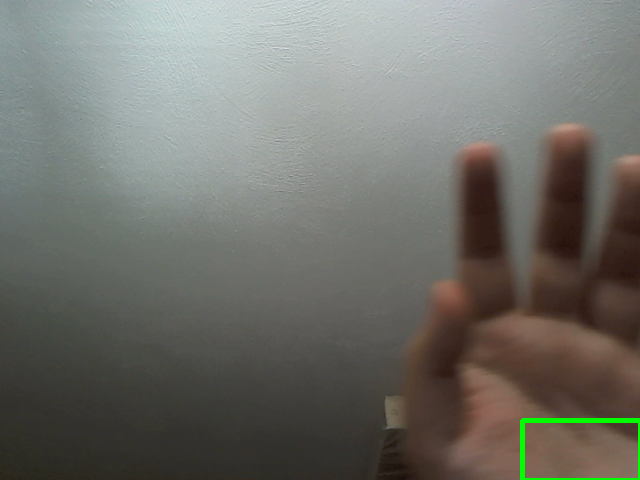
#> input picture images/1.png, 640 x 480 px, given in place of the camera
$ python main.py
#> lines starting #> are read from the running program, lines starting #| are printed output that depends on the picture
import cv2, time, glob, os, threading
from image_send_email import send_email

# 0 is default camera, 1 is external / secondary camera
video = cv2.VideoCapture(0)
time.sleep(1)

first_frame = None
status_list = []
count = 1

def clean_folder():
    """Permanently deletes all .png files in images folder"""
    print("clean_folder function started!")
    images = glob.glob("./app9/images/*.png")
    for image in images:
        os.remove(image)
    print("clean_folder function ended!")

while True:
    status = 0
    # Gets video data and converts it to gray
    check, frame = video.read()
#> frame is the input picture: shape (480, 640, 3); mean B, G, R 106.6, 112.6, 112.8
    gray_frame = cv2.cvtColor(frame, cv2.COLOR_BGR2GRAY)
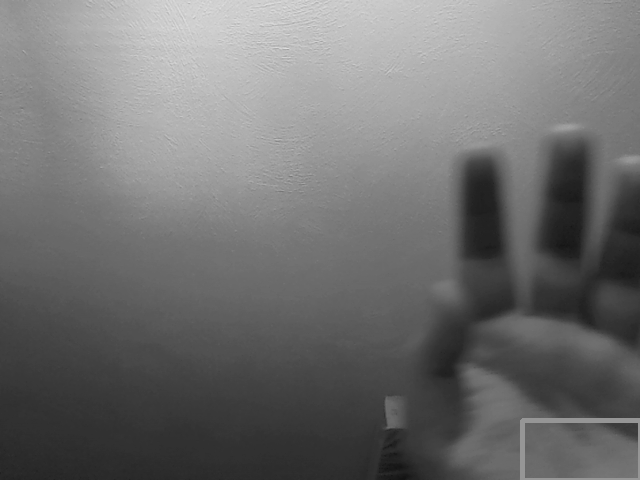
#> gray_frame: shape (480, 640); min 18, max 224, mean 112
    gray_frame_gau = cv2.GaussianBlur(gray_frame, (21, 21), 0)

    if first_frame is None:
        first_frame = gray_frame_gau

    # Calculations to determine if an object is in frame
    delta_frame = cv2.absdiff(first_frame, gray_frame_gau)
#> delta_frame: shape (480, 640); every value is 0
    thresh_frame = cv2.threshold(delta_frame, 60, 255, cv2.THRESH_BINARY)[1]
    dilate_frame = cv2.dilate(thresh_frame, None, iterations=2)

    # Creates rectangle around detected object
    contours, check = cv2.findContours(dilate_frame, cv2.RETR_EXTERNAL, cv2.CHAIN_APPROX_SIMPLE)
#> contours = []; check = None
    for contour in contours:
        if cv2.contourArea(contour) < 5000:
            continue
        x, y, w, h = cv2.boundingRect(contour)
        rectangle = cv2.rectangle(frame, (x,y), (x+w,y+h), (0, 255, 0), 3)
        # If object detection is True, sets status = 1
        # If True, saves images in "images" folder
        if rectangle.any():
            status = 1
            cv2.imwrite(f"./app9/images/{count}.png", frame)
            count += 1
            all_images = glob.glob("./app9/images/*.png")
            index = int(len(all_images) / 2)
            image_detect = all_images[index]

    status_list.append(status)
    status_list = status_list[-2:]

    # Only when status_list has both 0 and 1 does email_thread and clean_folder_thread run
    if status_list[0] == 1 and status_list[1] == 0:
        email_thread = threading.Thread(target=send_email, args=(image_detect, ))
        email_thread.daemon = True

        clean_folder_thread = threading.Thread(target=clean_folder)
        clean_folder_thread.daemon = True

        email_thread.start()

    cv2.imshow("My Video", frame)
    key = cv2.waitKey(1)
#> (key q is pressed here)

    # Breaks loop when "q" is pressed
    if key == ord("q"):
        break

video.release()
# Below runs only when user quits program
#> (the run stopped early here; a loop or call above may not have finished)

$ run again, on images/10.png
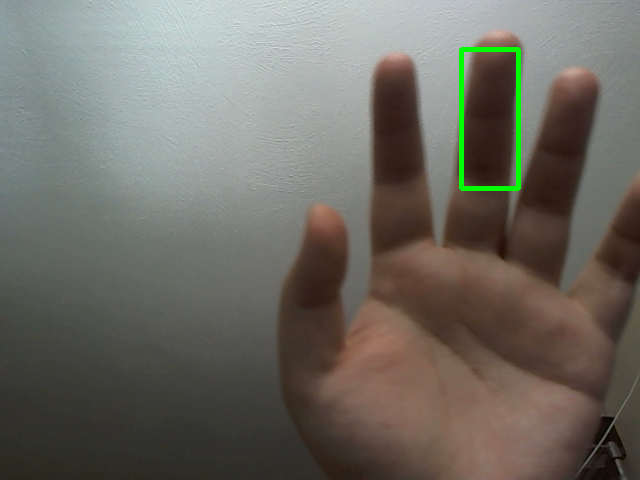
#> input picture images/10.png, 640 x 480 px, given in place of the camera
#> frame is the input picture: shape (480, 640, 3); mean B, G, R 99.1, 106.9, 109.9
#> `gray_frame = cv2.cvtColor(frame, cv2.COLOR_BGR2GRAY)`:
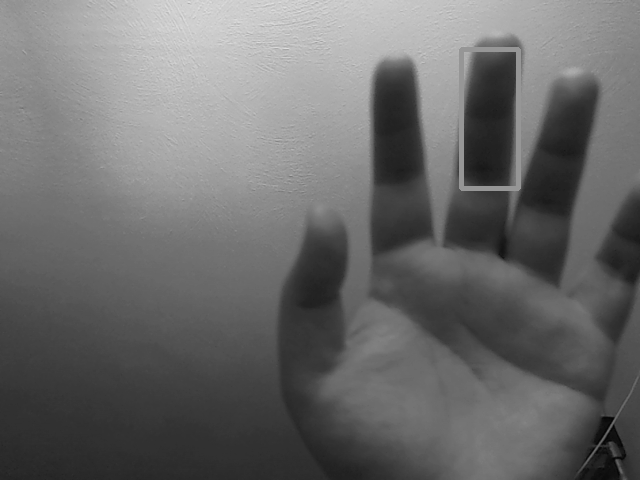
#> gray_frame: shape (480, 640); min 4, max 224, mean 106.9
#> delta_frame: shape (480, 640); every value is 0
#> contours = []; check = None

$ run again, on images/12.png
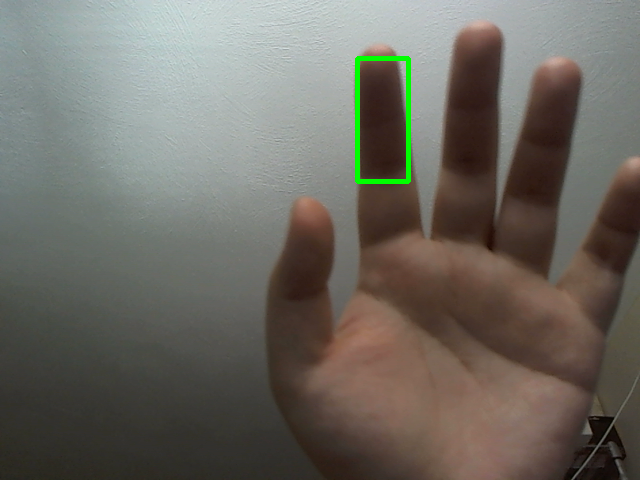
#> input picture images/12.png, 640 x 480 px, given in place of the camera
#> frame is the input picture: shape (480, 640, 3); mean B, G, R 97.8, 105.5, 108.8
#> `gray_frame = cv2.cvtColor(frame, cv2.COLOR_BGR2GRAY)`:
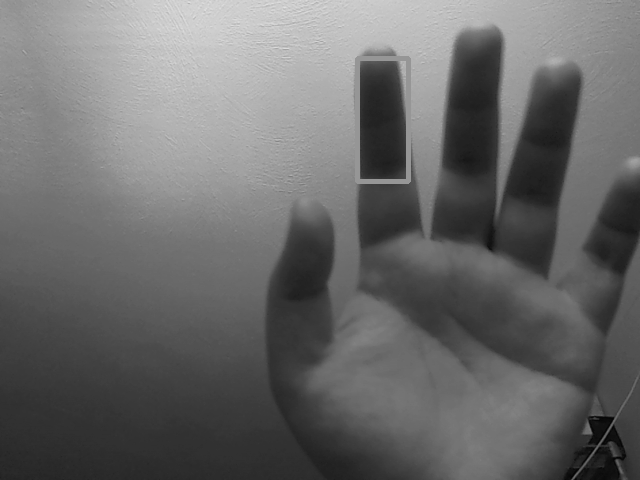
#> gray_frame: shape (480, 640); min 4, max 225, mean 105.6
#> delta_frame: shape (480, 640); every value is 0
#> contours = []; check = None
